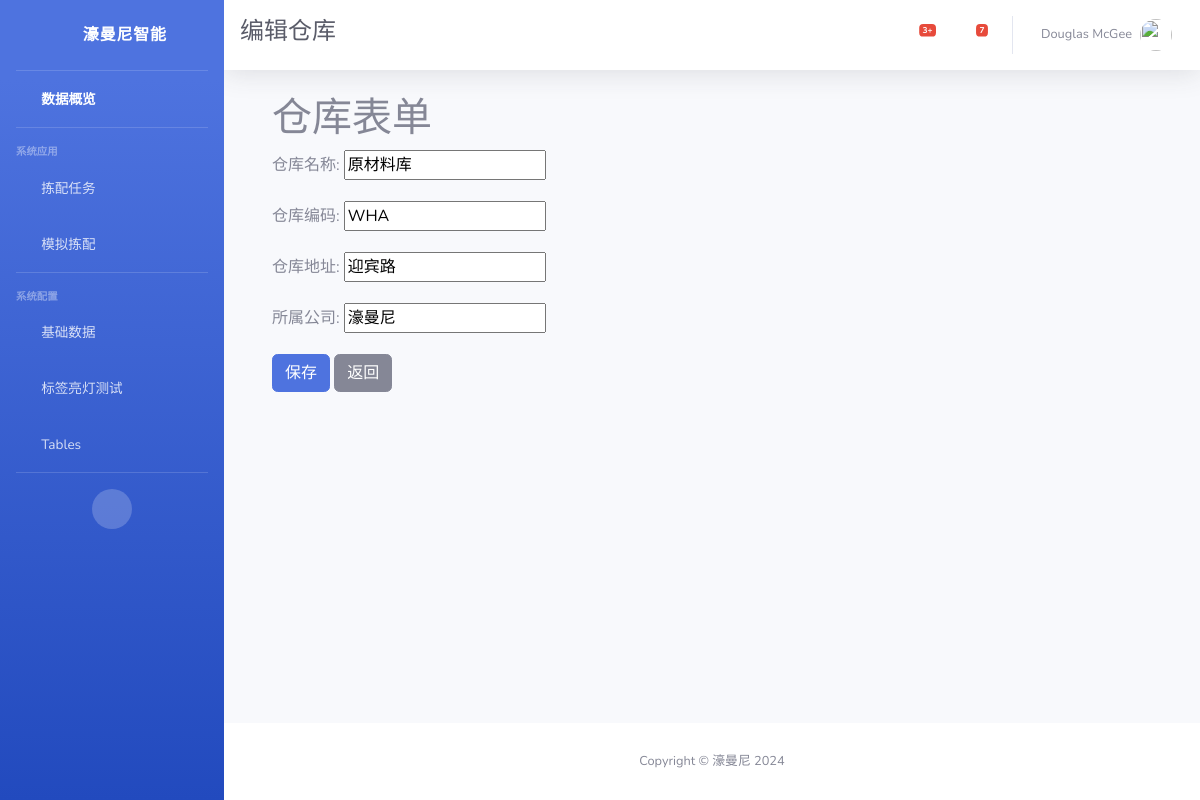
Page /ptl/warehouses/update/1/ on the committed database.
### ptl/models.py (models this page shows, shortened)
class Warehouse(models.Model):
    name = models.CharField(max_length=50, blank=True, null=True, verbose_name='仓库名称')
    code = models.CharField(max_length=50, blank=True, null=True, verbose_name='仓库编码')
    address = models.CharField(max_length=200, blank=True, null=True, verbose_name='仓库地址')
    company = models.CharField(max_length=50, blank=True, null=True, verbose_name='所属公司')
    create_time = models.DateTimeField(auto_now_add=True, verbose_name='创建时间')
    update_time = models.DateTimeField(auto_now=True, verbose_name='更新时间')
    class Meta:
        verbose_name = '仓库信息'
        verbose_name_plural = verbose_name

### ptl/views.py (the view)
# urls.py: path('warehouses/update/<int:pk>/', WarehouseUpdateView.as_view(), name='warehouse_update'),
class WarehouseUpdateView(UpdateView):
    model = Warehouse
    form_class = WarehouseForm
    template_name = 'ptl/warehouse_form.html'
    success_url = reverse_lazy('ptl:warehouse_list')
    extra_context = {"menu_title": "编辑仓库"}

### ptl/forms.py
class WarehouseForm(forms.ModelForm):
    class Meta:
        model = Warehouse
        fields = '__all__'

### ptl/templates/ptl/warehouse_form.html (shortened to what this page needs)
{% extends "base.html" %}
{% block page_content %}
<div class="container mt-4">
    <h1>仓库表单</h1>
    <form method="post">
        {{ form.as_p }}
        <button type="submit" class="btn btn-primary">保存</button>
        <a href="{% url 'ptl:warehouse_list' %}" class="btn btn-secondary">返回</a>
    </form>
</div>
{% endblock %}

### rows in the picture
Warehouse: name "原材料库", code "WHA", address "迎宾路", company "濠曼尼"

### other values in the picture
{{ menu_title | default:'濠曼尼智能亮灯拣配系统' }} "编辑仓库"
